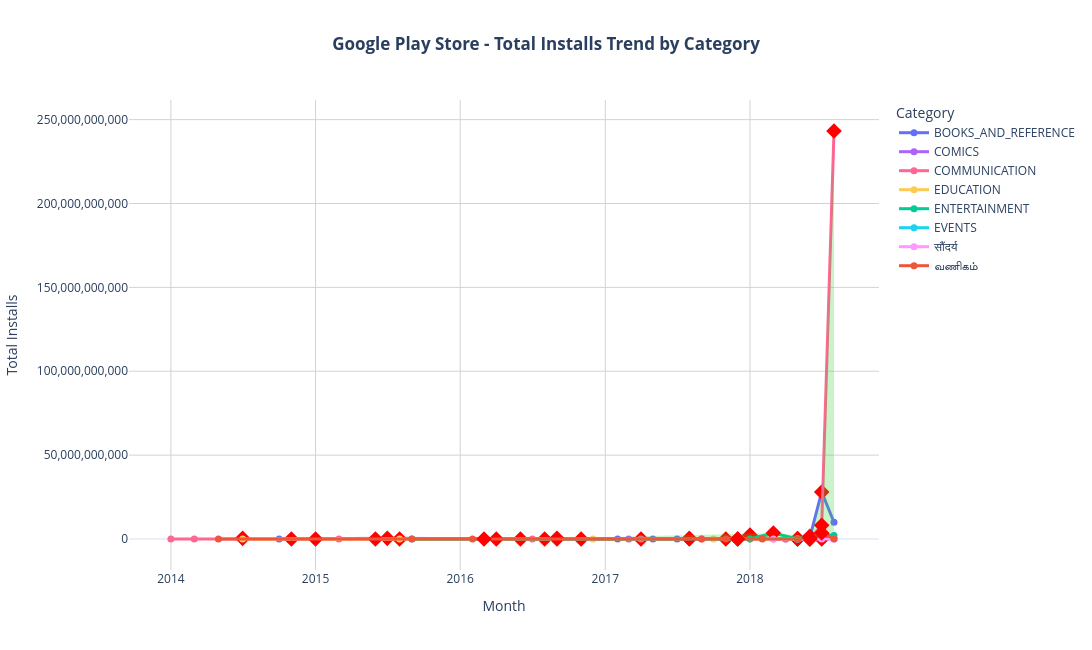

Notebook code for this chart:
### Code cell
from datetime import datetime
import pytz

ist = pytz.timezone("Asia/Kolkata")
current_time = datetime.now(ist).time()

start_time = datetime.strptime("18:00", "%H:%M").time()
end_time = datetime.strptime("21:00", "%H:%M").time()

if start_time <= current_time <= end_time:
    fig.show()
else:
    print("This graph is available only between 6:00 PM and 9:00 PM IST.")
